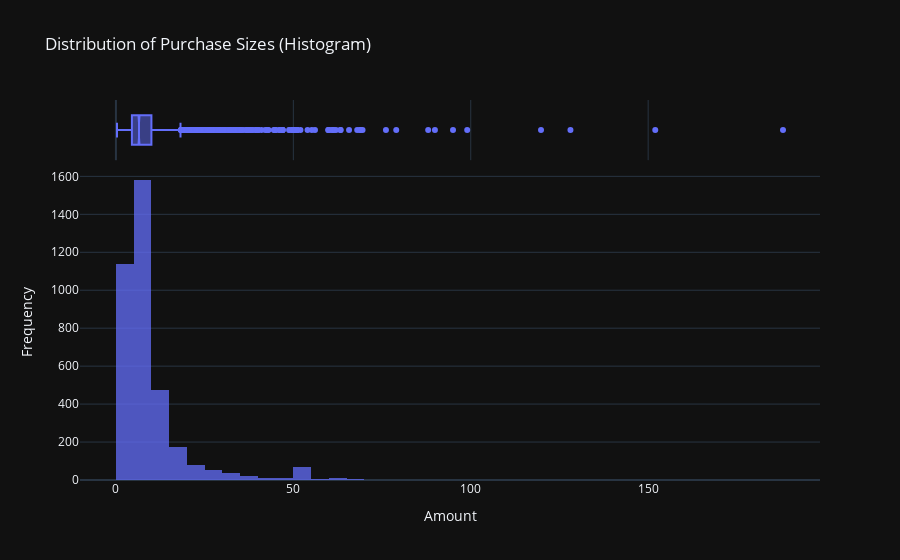

Here is the notebook cell this chart was saved with:
### Code cell
# Histogram of Purchase Amount
fig = px.histogram(
    EXPENSES,
    x="Amount",
    nbins=50,
    title="Distribution of Purchase Sizes (Histogram)",
    marginal="box",  # Adds boxplot on top
    template="plotly_dark",
    opacity=0.75
)

fig.update_layout(xaxis_title="Amount", yaxis_title="Frequency")
fig.show()

fig_html = fig.to_html(full_html=False, include_plotlyjs='cdn')

FIG_TITLE = fig.layout.title.text if fig.layout.title else "Untitled Plot"
PLOT_CAPTION = """
The general spending amount distribution is heavily concentrated in the lower value range (left side), with a long right tail. This pattern reflects frequent low-cost purchases (such as, daily food or transport) and a few large-value expenses, possibly one-time or monthly essentials.
"""

PLOT_CAPTION_WRAPPED = textwrap.fill(PLOT_CAPTION, width=130)
print(PLOT_CAPTION_WRAPPED)

print("\n--------------------------------\n")
SAVE_PLOT_AND_REGISTER(
    fig,
    FILENAME="HISTOGRAM_DISTRIBUTION_OF_PURCHASE_SIZES.png",
    TITLE=FIG_TITLE,
    CAPTION=PLOT_CAPTION_WRAPPED
)

### Figure 1 — Plotly figure (JSON) as saved in the notebook; plotly's stock layout.template omitted (floating-point values rounded to 4 significant figures; data arrays with more than 128 entries replaced by an {"elided": "..."} marker saying what was removed)
{"data": [{"bingroup": "x", "hovertemplate": "Amount=%{x}<br>count=%{y}<extra></extra>", "legendgroup": "", "marker": {"color": "#636efa", "opacity": 0.75, "pattern": {"shape": ""}}, "name": "", "nbinsx": 50, "orientation": "v", "showlegend": false, "type": "histogram", "x": {"elided": "3667 float values"}, "xaxis": "x", "yaxis": "y"}, {"hovertemplate": "Amount=%{x}<extra></extra>", "legendgroup": "", "marker": {"color": "#636efa"}, "name": "", "notched": true, "showlegend": false, "type": "box", "x": {"elided": "3667 float values"}, "xaxis": "x2", "yaxis": "y2"}], "layout": {"barmode": "relative", "legend": {"tracegroupgap": 0}, "title": {"text": "Distribution of Purchase Sizes (Histogram)"}, "xaxis": {"anchor": "y", "domain": [0, 1], "title": {"text": "Amount"}}, "xaxis2": {"anchor": "y2", "domain": [0, 1], "matches": "x", "showgrid": true, "showticklabels": false}, "yaxis": {"anchor": "x", "domain": [0, 0.8316], "title": {"text": "Frequency"}}, "yaxis2": {"anchor": "x2", "domain": [0.8416, 1], "matches": "y2", "showgrid": false, "showline": false, "showticklabels": false, "ticks": ""}}}
